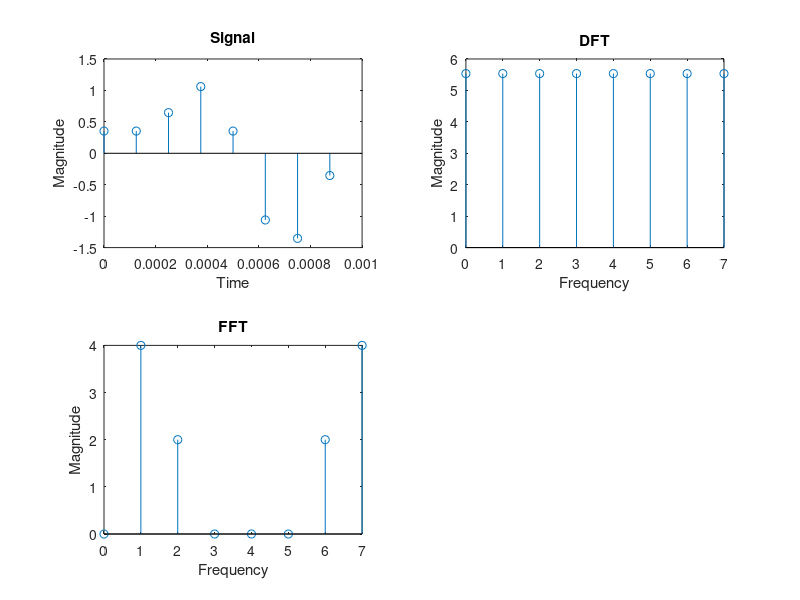

Write MATLAB code to recreate this figure.
clc;clear;
disp("Program Started");
fs = 8000;
N = 7;
t = 0:1/fs:(1/fs)*7;
y = sin(2*pi*1000*t) + 0.5*sin(2*pi*2000*t + ((3*pi)/4));

subplot(2,2,1);
stem(t,y);
title('Signal');
xlabel('Time');
ylabel('Magnitude');

X = zeros(1,N+1);
Xreal = zeros(1,N+1);
Ximg = zeros(1,N+1);

for m = 0:N
  for n = 0:N
    Xreal(n+1) = y(n+1) * cos((2*pi*n*m)/4);
    Ximg(n+1) = y(n+1) * sin((2*pi*n*m)/4);
    X(m+1) += sqrt(Xreal(n+1)^2 + Ximg(n+1)^2);
    fprintf('%d:%d----%d %d\n',m,n,Xreal(n+1),Ximg(n+1));
    disp(X(m+1))
  end
end

fn = 0:N;
subplot(2,2,2);
stem(fn,X);
title('DFT');
xlabel('Frequency');
ylabel('Magnitude');

yfft = fft(y);
subplot(2,2,3);
stem(fn,abs(yfft));
title('FFT');
xlabel('Frequency');
ylabel('Magnitude');